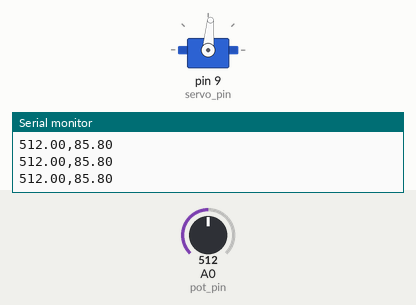
Simulated run of this sketch. Board: Arduino Uno, built with avr-gcc and run on an emulated ATmega328P. On the bench: servo, the last lines printed to the serial monitor. The inputs (shaded band) are chosen by the test bench; at power-on: A0 (pot_pin) = 512.

Above: at 1.2 s.
1.3 s: A0 (pot_pin) set to 716
At 2.0 s:
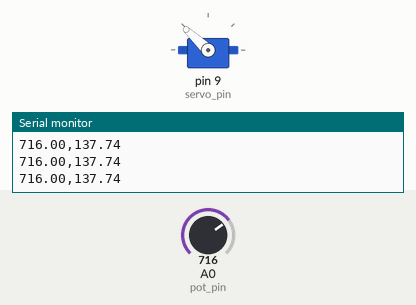
2.8 s: A0 (pot_pin) set to 306
At 3.6 s:
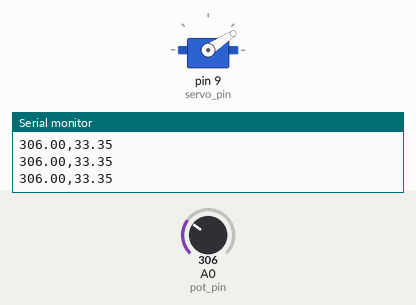
4.3 s: A0 (pot_pin) set to 511
At 5.4 s:
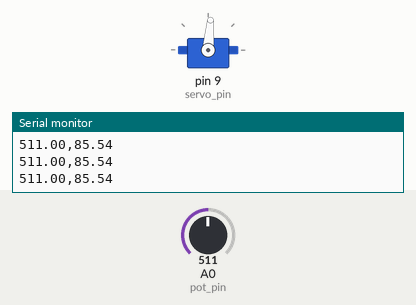
Timing chart, 0 to 7.3 s (numbered marks = the images above; inputs shaded):
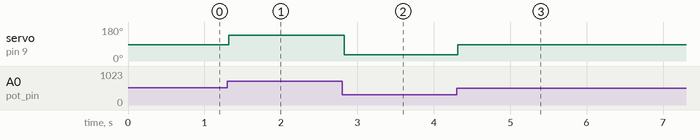

The sketch:

servos_with_potentiometer.ino
```cpp
#include<Servo.h>
int servo_pin=9,pot_pin=A0;
float pot_val=0,servo_pos=0;
Servo servo;
void setup() {
  // put your setup code here, to run once:
  Serial.begin(9600);
  servo.attach(servo_pin);
  pinMode(pot_pin,INPUT);

}

void loop() {
  // put your main code here, to run repeatedly:
  pot_val=analogRead(pot_pin);
  if(pot_val>=0 && pot_val<175){
    Serial.println("turn the knob more");
  }
  if(pot_val>=175 && pot_val<=882){
    pot_val=analogRead(pot_pin);
    servo_pos=(180./707.)*((pot_val)-175);
    Serial.print(pot_val);
    Serial.print(",");
    Serial.println(servo_pos);
    servo.write(servo_pos);
  }
  if(pot_val>882 && pot_val<=1023){
    Serial.println("turn the knob less");
  }


}
```

Measured:
- after the input at 1.3 s, servo on pin 9 (servo_pin): 85° → 137° at once
- after the input at 2.8 s, servo on pin 9 (servo_pin): 137° → 33° at once
- after the input at 4.3 s, servo on pin 9 (servo_pin): 33° → 85° at once
